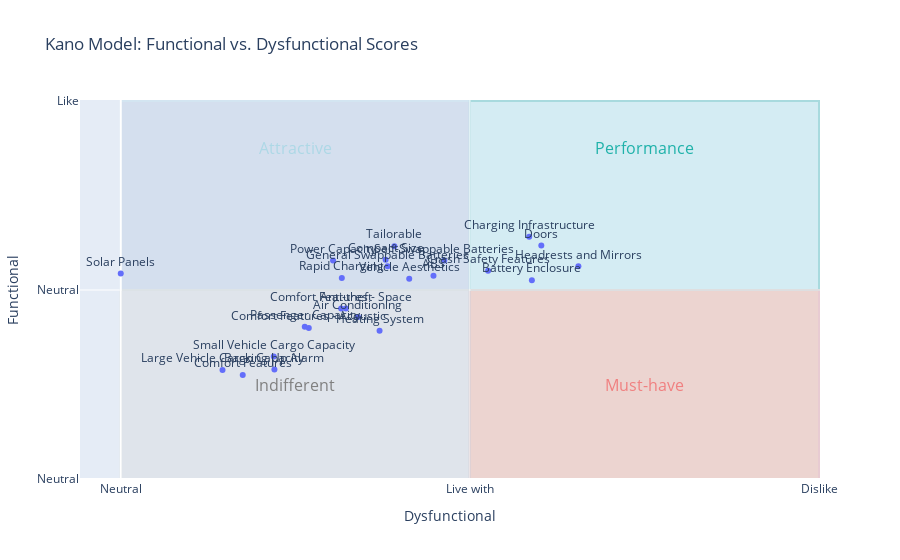

Notebook code for this chart:
### Code cell
import pandas as pd
import matplotlib.pyplot as plt
# Importing necessary modules and functions from your files
from GIANTS_data_load_and_preprocessing import load_data, preprocess_data
from GIANTS_kano_analysis import (get_feature_names, prepare_kano_data, apply_kano_scoring, calculate_kano_averages, plot_kano_results, 
                                  plot_kano_by_age_group, plot_feature_means_with_std
)
from GIANTS_clustering import preprocess_for_clustering, perform_clustering, plot_elbow_method, pca_and_visualize



# Step 1: Load the data
file_path = "C:/Users/TomiNordi2m/OneDrive - i2m Unternehmensentwicklung GmbH/Documents/Python/GIANTS Survey Data Analysis/Copy of 2024.09.12 GIANTS project_ User and stakeholder needs survey (Responses).xlsx"
df = load_data(file_path)

# Step 2: Preprocess the data
df = preprocess_data(df)


# Step 3: Prepare Kano data
df_kano = prepare_kano_data(df)

# Step 4: Get feature names for Kano analysis
feature_names = get_feature_names()



# Step 5: Apply Kano scoring
df_kano = apply_kano_scoring(df_kano, feature_names)

# Step 6: Calculate Kano averages
df_averages = calculate_kano_averages(df_kano, feature_names)

# Step 7: Plot Kano results 
plot_kano_results(df_averages)

### Figure 1 — Plotly figure (JSON) as saved in the notebook; plotly's stock layout.template omitted (floating-point values rounded to 4 significant figures)
{"data": [{"hovertemplate": "Average Dysfunctional Score=%{x}<br>Average Functional Score=%{y}<br>Feature=%{text}<extra></extra>", "legendgroup": "", "marker": {"color": "#636efa", "symbol": "circle"}, "mode": "markers+text", "name": "", "orientation": "v", "showlegend": false, "text": ["Heating System", "Air Conditioning", "Small Vehicle Cargo Capacity", "Large Vehicle Cargo Capacity", "Tailorable", "ABS", "Backing Up Alarm", "Headrests and Mirrors", "Crash Safety Features", "Passenger Capacity", "Doors", "Anti-theft", "Comfort Features", "Comfort Features - Space", "Comfort Features - Acoustic", "Compact Size", "Vehicle Aesthetics", "General Swappable Batteries", "Self-Swappable Batteries", "Power Capacity", "Rapid Charging", "Charging Infrastructure", "Battery Enclosure", "Solar Panels"], "textposition": "top center", "type": "scatter", "x": [1.483, 1.359, 0.8764, 0.583, 1.568, 1.792, 0.8803, 2.622, 2.104, 1.054, 2.409, 1.29, 0.6988, 1.263, 1.077, 1.517, 1.653, 1.529, 1.853, 1.216, 1.266, 2.34, 2.355, 0], "xaxis": "x", "y": [1.568, 1.714, 1.297, 1.154, 2.463, 2.151, 1.158, 2.251, 2.205, 1.61, 2.471, 1.803, 1.1, 1.803, 1.598, 2.32, 2.12, 2.251, 2.313, 2.313, 2.127, 2.564, 2.104, 2.174], "yaxis": "y"}], "layout": {"annotations": [{"font": {"color": "LightSeaGreen", "size": 16}, "showarrow": false, "text": "Performance", "x": 3, "y": 3.5}, {"font": {"color": "LightCoral", "size": 16}, "showarrow": false, "text": "Must-have", "x": 3, "y": 1}, {"font": {"color": "LightBlue", "size": 16}, "showarrow": false, "text": "Attractive", "x": 1, "y": 3.5}, {"font": {"color": "Gray", "size": 16}, "showarrow": false, "text": "Indifferent", "x": 1, "y": 1}], "legend": {"tracegroupgap": 0}, "shapes": [{"fillcolor": "PaleTurquoise", "layer": "below", "line": {"color": "LightSeaGreen"}, "opacity": 0.3, "type": "rect", "x0": 2, "x1": 4, "y0": 2, "y1": 4}, {"fillcolor": "LightSalmon", "layer": "below", "line": {"color": "LightCoral"}, "opacity": 0.3, "type": "rect", "x0": 2, "x1": 4, "y0": 0, "y1": 2}, {"fillcolor": "LightSteelBlue", "layer": "below", "line": {"color": "LightBlue"}, "opacity": 0.3, "type": "rect", "x0": 0, "x1": 2, "y0": 2, "y1": 4}, {"fillcolor": "LightGray", "layer": "below", "line": {"color": "Gray"}, "opacity": 0.3, "type": "rect", "x0": 0, "x1": 2, "y0": 0, "y1": 2}], "title": {"text": "Kano Model: Functional vs. Dysfunctional Scores"}, "xaxis": {"anchor": "y", "domain": [0, 1], "ticktext": ["Like", "Must-be", "Neutral", "Live with", "Dislike"], "tickvals": [-2, -1, 0, 2, 4], "title": {"text": "Dysfunctional"}}, "yaxis": {"anchor": "x", "domain": [0, 1], "ticktext": ["Dislike", "Live with", "Neutral", "Neutral", "Like"], "tickvals": [-2, -1, 0, 2, 4], "title": {"text": "Functional"}}}}
